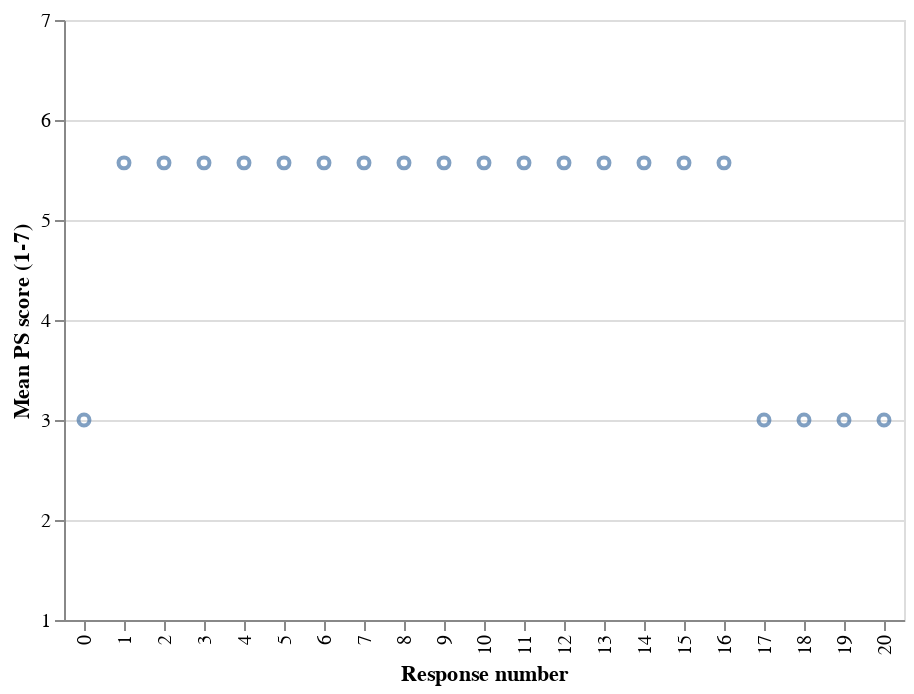

This figure's notebook cell:
### Markdown cell above
## Outliers
When analyzing psychological safety, it is important to look at outliers as well as averages: It is important that *everyone* on the team feel psychologically safe - if that is not the case, we cannot consider the environment fully inclusive, nor can we expect it to bring out the best in everyone on the team.


### PS-scores: the distribution
This is the distribution of PS scores (normalized to a 1-7 scale (as opposed to 7-49)).

### Code cell
(def psych-safety-response-stats (get psych-safety-results :response-stats))
;;(render-mime "application/json" psych-safety-response-stats)



(render-mime "application/vnd.vegalite.v3+json" 
             {
                  :$schema "https://vega.github.io/schema/vega-lite/v4.json",
                  :description "Distribution of psych safety scores"
                  :data {:values (map-indexed (fn [i x] (assoc x :index i)) 
                                              (:response-mean-scores psych-safety-response-stats))}
                  :mark "point"
                  :encoding {
                    :y {:field :mean-score :type "quantitative" :scale {:domain [1 7]} :title "Mean PS score (1-7)"}
                    :x {:field :index :type "ordinal" :title "Response number"}
                  }
                })

### Figure 1 — Vega-Lite specification as saved in the notebook (floating-point values rounded to 4 significant figures)
{"$schema": "https://vega.github.io/schema/vega-lite/v4.json", "data": {"values": [{"index": 0, "mean-score": 3, "num-answers": 7, "num-questions": 7}, {"index": 1, "mean-score": 5.571, "num-answers": 7, "num-questions": 7}, {"index": 2, "mean-score": 5.571, "num-answers": 7, "num-questions": 7}, {"index": 3, "mean-score": 5.571, "num-answers": 7, "num-questions": 7}, {"index": 4, "mean-score": 5.571, "num-answers": 7, "num-questions": 7}, {"index": 5, "mean-score": 5.571, "num-answers": 7, "num-questions": 7}, {"index": 6, "mean-score": 5.571, "num-answers": 7, "num-questions": 7}, {"index": 7, "mean-score": 5.571, "num-answers": 7, "num-questions": 7}, {"index": 8, "mean-score": 5.571, "num-answers": 7, "num-questions": 7}, {"index": 9, "mean-score": 5.571, "num-answers": 7, "num-questions": 7}, {"index": 10, "mean-score": 5.571, "num-answers": 7, "num-questions": 7}, {"index": 11, "mean-score": 5.571, "num-answers": 7, "num-questions": 7}, {"index": 12, "mean-score": 5.571, "num-answers": 7, "num-questions": 7}, {"index": 13, "mean-score": 5.571, "num-answers": 7, "num-questions": 7}, {"index": 14, "mean-score": 5.571, "num-answers": 7, "num-questions": 7}, {"index": 15, "mean-score": 5.571, "num-answers": 7, "num-questions": 7}, {"index": 16, "mean-score": 5.571, "num-answers": 7, "num-questions": 7}, {"index": 17, "mean-score": 3, "num-answers": 7, "num-questions": 7}, {"index": 18, "mean-score": 3, "num-answers": 7, "num-questions": 7}, {"index": 19, "mean-score": 3, "num-answers": 7, "num-questions": 7}, {"index": 20, "mean-score": 3, "num-answers": 7, "num-questions": 7}]}, "description": "Distribution of psych safety scores", "encoding": {"x": {"field": "index", "title": "Response number", "type": "ordinal"}, "y": {"field": "mean-score", "scale": {"domain": [1, 7]}, "title": "Mean PS score (1-7)", "type": "quantitative"}}, "mark": "point"}
